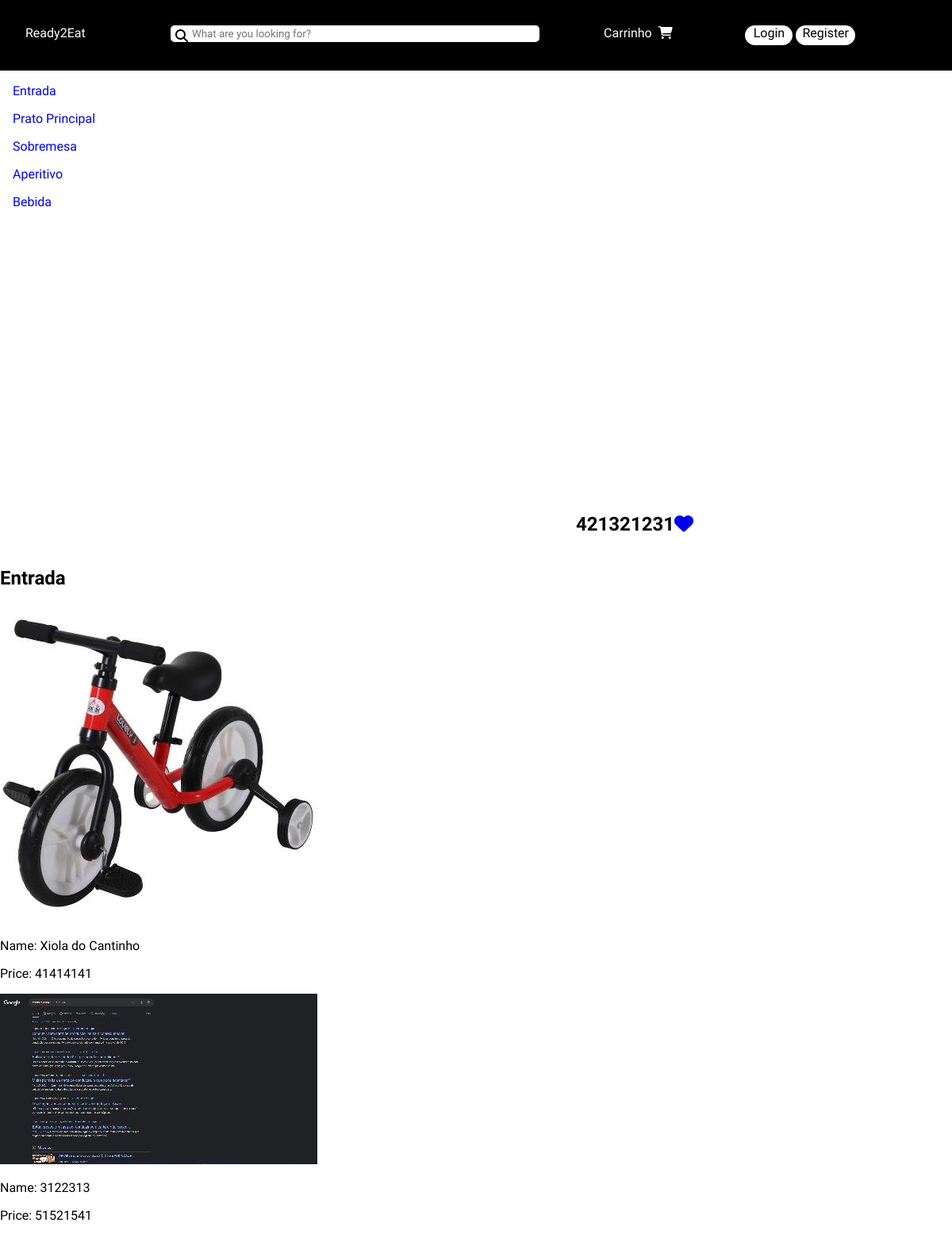
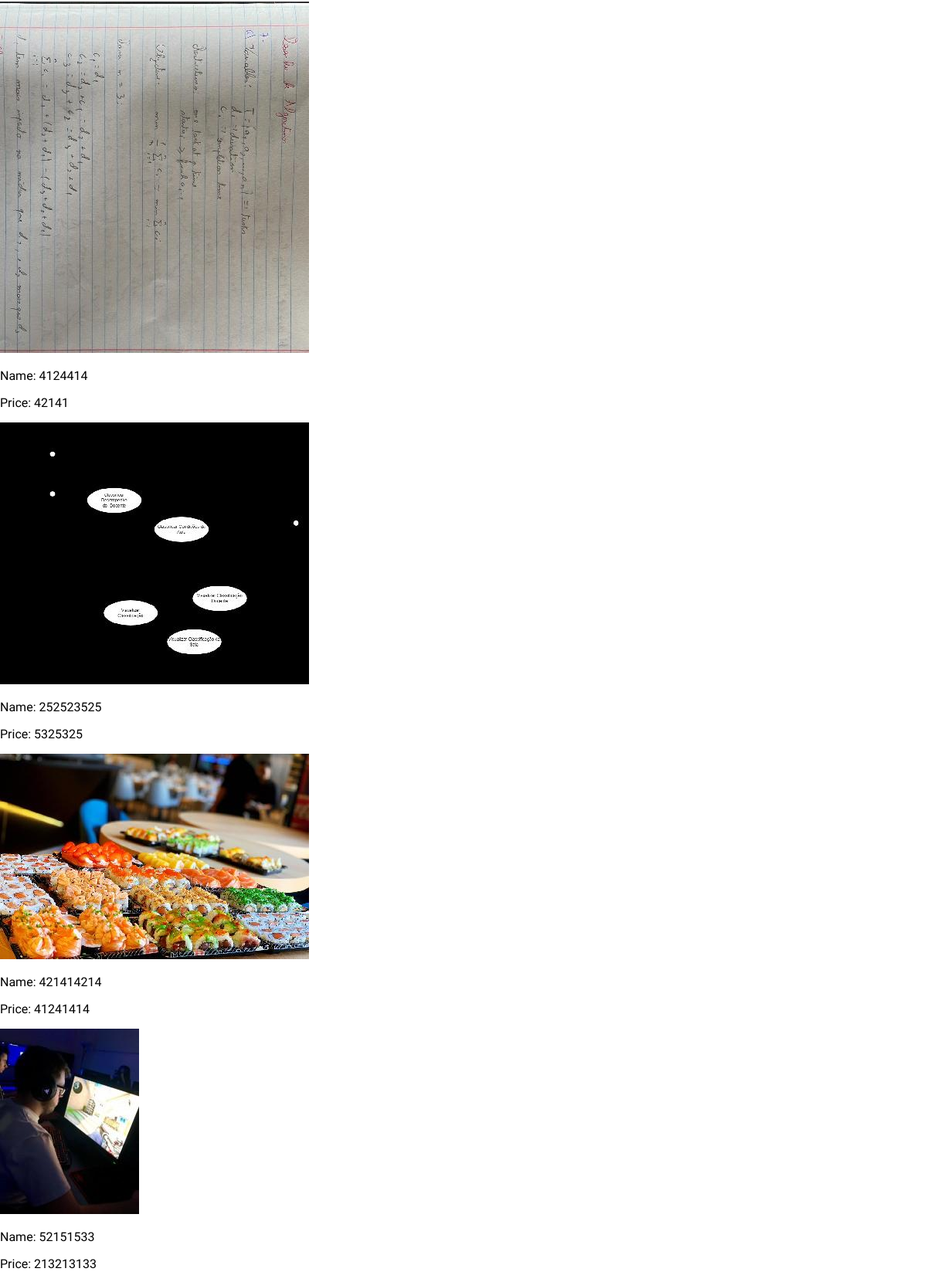
The app's page /restaurantpage.php?id=1 (upper part) with its own data (2 pictures, top to bottom).
### tables this page shows
CREATE TABLE Restaurant(
    IdRestaurant INTEGER PRIMARY KEY,
    IdOwner INTEGER,
    IdCategory INTEGER,
    name text not null,
    address text not null,
    avg_review INTEGER,
    CONSTRAINT IdRestaurantOwnerForeignKey FOREIGN KEY (IdOwner) REFERENCES Owner,
    CONSTRAINT IdCategoryForeignKey FOREIGN KEY (IdCategory) REFERENCES Category,
    check(avg_review >= 0 & avg_review <= 5)
);

CREATE TABLE DishCategory(
    IdCategory INTEGER,
    CategoryTitle TEXT CONSTRAINT nn_CategoryTitle NOT NULL,
    CONSTRAINT DishCategoryPKDefinition PRIMARY KEY (IdCategory)
);

CREATE TABLE Dish(
    IdDish INTEGER PRIMARY KEY,
    IdRestaurant INTEGER,
    IdCategory INTEGER,
    Name TEXT not null,
    Price INTEGER not null,
    CONSTRAINT IdRestaurantForeignKey FOREIGN KEY (IdRestaurant) REFERENCES Restaurant,
    CONSTRAINT IdCategoryForeignKey FOREIGN KEY (IdCategory) REFERENCES DishCategory
);

### utils/session.php (called while the page is built, shortened)
<?php
class Session{
    public function isLoggedIn() : bool{
        return isset($_SESSION['id']);
    }
}
?>

### db/restaurantclass.php (called while the page is built, shortened)
<?php
    class Restaurant{
        public function __construct(int $idRestaurant, int $idOwner, int $idCategory, string $name, string $address, $avg_review){
            $this->IdRestaurant = $idRestaurant;
            $this->name = $name;
        }
        static function getRestaurantWithId(PDO $db, int $restaurantid) :?Restaurant{
            $stmt = $db->prepare('Select IdOwner, IdCategory, name, address, avg_review FROM Restaurant WHERE IdRestaurant = ?');
            $stmt->execute(array($restaurantid));
            $restaurant = $stmt->fetch();
            return new Restaurant((int)$restaurantid, (int)$restaurant['IdOwner'], (int)$restaurant['IdCategory'], $restaurant['name'], $restaurant['address'], (int)$restaurant['avg_review']);
        }
    }
?>

### db/categoryclass.php (called while the page is built, shortened)
<?php
    class Category
    {
        static function getAllDishCategories(PDO $db){
            $stmt = $db->prepare('Select * From DishCategory');
            $stmt->execute();
            return $stmt->fetchAll();
        }
    }
?>

### db/dishesclass.php (called while the page is built, shortened)
<?php
    class Dish{
        public function __construct(int $IdDish, int $IdRestaurant, int $IdCategory, string $name, int $price){
            $this->IdDish = $IdDish;
            $this->name = $name;
            $this->price = $price;
        }
        static function getAllRestaurantDishes(PDO $db, int $idrestaurant){
            $stmt = $db->prepare('Select IdDish, IdCategory, Name, Price From Dish Where IdRestaurant = ?');
            $stmt->execute(array($idrestaurant));
            $dishes = array();
            while($dish = $stmt->fetch()){
                $dishes[] = new Dish((int)$dish['IdDish'], $idrestaurant, (int)$dish['IdCategory'], $dish['Name'], (int)$dish['Price']);
            }
            return $dishes;
        }
        static function getCategoryDishes(PDO $db, int $idrestaurant, int $categoryid){
            $stmt = $db->prepare('Select IdDish, Name, Price FROM Dish Where IdRestaurant = ? AND IdCategory = ?');
            $stmt->execute(array($idrestaurant, $categoryid));
            $dishes = array();
            while($dish = $stmt->fetch()){
                $dishes[] = new Dish((int)$dish['IdDish'], $idrestaurant, $categoryid, $dish['Name'], (int)$dish['Price']);
            }
            return $dishes;
        }
    }
?>

### template/restaurantpagetemplate.php (the view, shortened to what this page needs)
<?php
    require_once(__DIR__ . '/../db/dishesclass.php');
    function output_restaurantpage_content(PDO $db, $restaurantinfo, $dishcategories, $userid){ ?>
    <section id="restaurantheader">
        <h1><?=$restaurantinfo->name?><a href="#0"><i class="fa-solid fa-heart fav"></i></a></h1>
    </section>
    <section id="dishmenu">
        <?php foreach($dishcategories as $dishcategory){
            $dishes = Dish::getCategoryDishes($db, $restaurantinfo->IdRestaurant, $dishcategory['IdCategory']);?>
            <h2><a><?=$dishcategory['CategoryTitle']?></a></h2>
            <section id="<?=$dishcategory['IdCategory']?>">
                <?php if(count($dishes) != 0){?>
                    <?php foreach($dishes as $dish){ ?>
                            <article>
                                <a href="#0">
                                    <img src="../images/thumbs_medium/dish_<?=$dish->IdDish?>.jpg" alt="dish image">
                                </a>
                                <p>Name: <?=$dish->name?></p>
                                <p>Price: <?=$dish->price?></p>
                            </article>
                    <?php } ?>
                <?php } ?>
                </section>
        <?php } ?>
    </section>
        <aside id="categorias">
            <section id="categorias">
                <?php foreach($dishcategories as $dishcategory){?>
                    <p><a href="#<?=$dishcategory['IdCategory']?>"><?=$dishcategory['CategoryTitle']?></a></p>
                <?php } ?>
            </section>
        </aside>
    <?php } ?>

### restaurantpage.php (shortened to what this page needs)
<?php
    require_once('template/common.php');
    require_once('template/restaurantpagetemplate.php');
    require_once('db/connectiondb.php');
    require_once('utils/session.php');
    require_once('db/restaurantclass.php');
    require_once('db/dishesclass.php');
    require_once('db/categoryclass.php');
    $session = new Session();
    $db = getDatabaseConnection();
    $idrestaurant = $_GET['id'];
    $restaurantinfo = Restaurant::getRestaurantWithId($db, $idrestaurant);
    $restaurantdishes = Dish::getAllRestaurantDishes($db, $idrestaurant);
    $dishcategories = Category::getAllDishCategories($db);
    if($session->isLoggedIn()){
        output_header_loggedin($session->getName());
    }
    else{
        output_header_notloggedin();
    }
    output_message($session);
    output_restaurantpage_content($db, $restaurantinfo, $dishcategories, $session->getId());
?>

### template/common.php (shortened to what this page needs)
<?php
    require_once(__DIR__ . '/../utils/session.php');
    function output_header_notloggedin(){ ?>
    <!DOCTYPE html>
    <html lang="en">
    <head>
        <link rel="stylesheet" href="../style/style.css">
        <link rel="stylesheet" href="../style/form.css">
        <link rel="stylesheet" href="https://cdnjs.cloudflare.com/ajax/libs/font-awesome/6.1.1/css/all.min.css" />
    </head>
    <body>
    <header>
        <a href="index.php">Ready2Eat</a>
        <a id="shopping-cart" href="">Carrinho</a>
        <a href="#0" id="login">Login</a>
        <a href="#0" id="register">Register</a>
        <section id="searchbar">
            <i class="fa-solid fa-magnifying-glass"></i>
            <input type="text" name="search" placeholder="What are you looking for?">
        </section>
    </header>
<?php    } ?>
<?php function output_message(Session $session){ ?>
    <section id="messages">
    </section>
<?php }?>

### style/style.css (style rules this page uses)
* { text-decoration: none; font-family: 'Heebo', sans-serif; }
body { margin: 0px; min-height: 100vh; display: grid; grid-template-columns: auto 1fr; grid-template-rows: auto 0.1fr auto 1fr auto; }
header { display: grid; grid-column: 1/3; grid-row-start: 1; grid-row-end: 2; grid-template-columns: 0.2fr 0.5fr auto auto auto; grid-template-rows: auto; }
header { background-color: black; padding: 2em; }
header a { color: white; }
header a:first-child { grid-column-start: 1; grid-column-end: 2; grid-row-start: 1; grid-row-end: 2; }
#searchbar { grid-column-start: 2; grid-column-end: 3; grid-row-start: 1; grid-row-end: 2; position: relative; }
#searchbar input { width: 100%; border-radius: 5px; border-color: white; border-style: solid; width: 95%; padding-left: 25px; }
#searchbar i { position: absolute; left: 6px; top: 5px; }
#shopping-cart { grid-column-start: 3; grid-column-end: 4; grid-row-start: 1; grid-row-end: 2; margin-left: 50%; }
#shopping-cart::after { content: "\f07a"; font-family: "Font Awesome 5 Free"; margin-left: 0.5em;; font-weight: 900; }
header #login { grid-column-start: 4; grid-column-end: 5; grid-row-start: 1; grid-row-end: 2; margin-left: 59%; border-radius: 15px; background: white; width: 60px; height: 25px; text-align: center; color: black; }
header a:nth-child(4) { grid-column-start: 5; grid-column-end: 6; grid-row-start: 1; grid-row-end: 2; margin-left: 1%; border-radius: 15px; background: white; width: 75px; height: 25px; text-align: center; color: black; }
h1 { grid-column-start: 2; grid-column-end: 3; grid-row-start: 3; grid-row-end: 4; text-align: center; font-weight: 900; }
aside { grid-column-start:1; grid-column-end: 2; grid-row-start: 2; grid-row-end: 4; margin-left: 1em; position: sticky; }
#messages { grid-column: 2/3; grid-row: 2/3; }

### style/form.css (style rules this page uses)
* { text-decoration: none; font-family: 'Heebo', sans-serif; }

### records on screen
restaurant: name "421321231"
dishcategory: CategoryTitle "Entrada", dish.Name "Xiola do Cantinho", price "41414141"
dish: shows a picture, Name "3122313", Price "51521541"
dish: shows a picture, Name "4124414", Price "42141"
dish: shows a picture, Name "252523525", Price "5325325"
dish: shows a picture, Name "421414214", Price "41241414"
dish: shows a picture, Name "52151533", Price "213213133"
dishcategory: CategoryTitle "Prato Principal"
dishcategory: CategoryTitle "Sobremesa"
dishcategory: CategoryTitle "Aperitivo"
dishcategory: CategoryTitle "Bebida"
